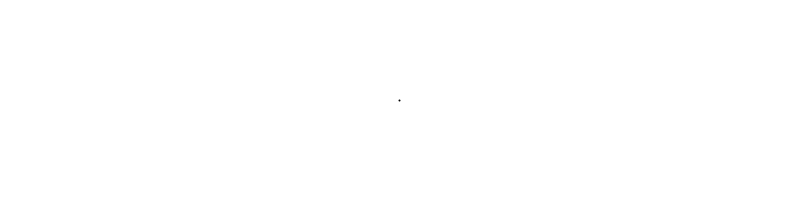
Frame 1 (no input)
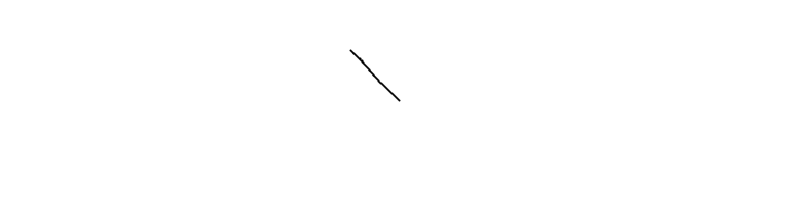
Frame 60 (the mouse pressed at the canvas centre just before this capture)
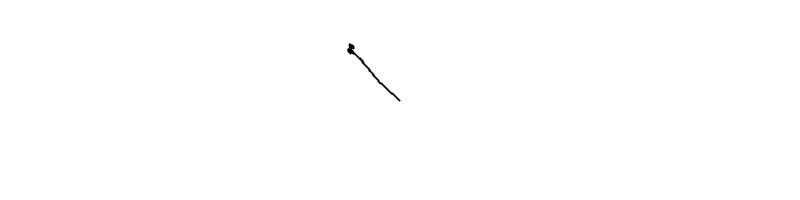
Frame 120 (the mouse held since frame 60 and released just before this capture)

The Processing sketch that drew these frames (run headless with seeded random() and noise(); from frame 60 on, the mouse is pressed at the canvas centre):

// Processing sketch: Ex3
// ── Ex3.pde
// The Nature of Code
// Daniel Shiffman
// http://natureofcode.com
//EX: Create a random walker with dynamic probabilities. For example, can you give it a 50% chance of moving in the direction of the mouse?

Walker w;

void setup() {
  size(800,200);
  // Create a walker object
  w = new Walker();
  background(255);
}

void draw() {
  // Run the walker object
  w.step();
  w.render();
}



// ── Walker.pde
// The Nature of Code
// Daniel Shiffman
// http://natureofcode.com

// A random walker object!

class Walker {
  int x,y;

  Walker() {
    x = width/2;
    y = height/2;
  }

  void render() {
    stroke(0);
    strokeWeight(2);
    point(x,y);
  }

  // Randomly move up, down, left, right, or stay in one place
 void step() {
    
    float r = random(1);
    if(r<0.5){
      x+=mouseX>x?1:-1;
      y+=mouseY>y?1:-1;
    }else{
      x+=random(-1,1);
      y+=random(-1,1);
    }
  
    x = constrain(x,0,width-1);
    y = constrain(y,0,height-1);
  }
}
